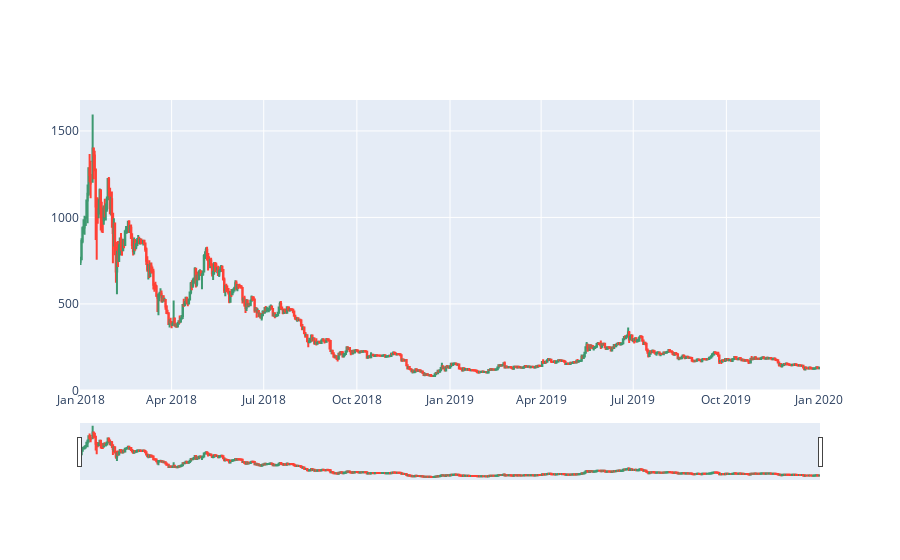

The notebook cell saved with this chart:
### Code cell
go.Figure(myset.get_current_ohlcv_graph()).show()

### Figure 1 — Plotly figure (JSON) as saved in the notebook; plotly's stock layout.template omitted (floating-point values rounded to 4 significant figures; data arrays with more than 128 entries replaced by an {"elided": "..."} marker saying what was removed)
{"data": [{"close": {"elided": "730 float values"}, "high": {"elided": "730 float values"}, "low": {"elided": "730 float values"}, "open": {"elided": "730 float values"}, "type": "candlestick", "x": {"elided": "730 str values"}}], "layout": {}}
